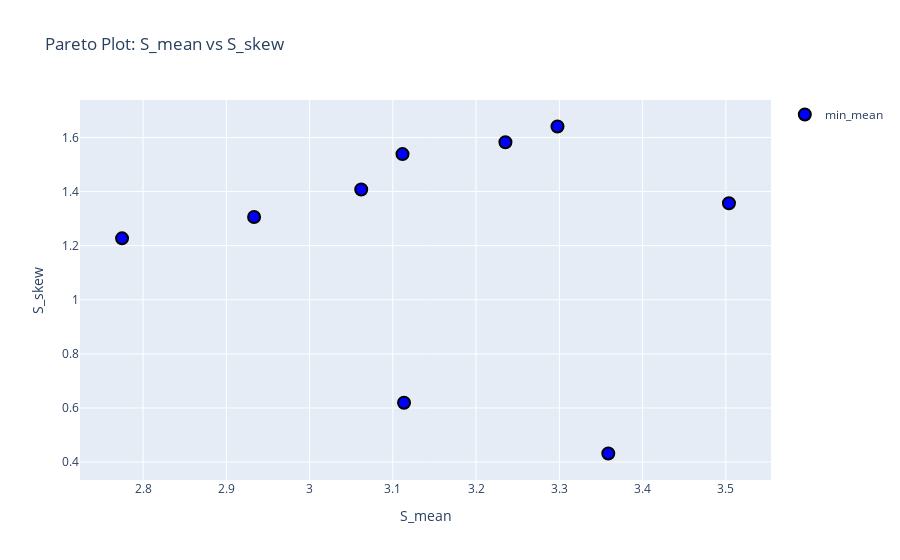

Notebook source saved alongside this figure:
### Markdown cell above
### minimize mean

### Code cell
obj = 'min_mean'
cnt_r=0
cnt_d=0
solutions = []
for R in [R1,R2,R3]:
    cnt_r+=1
    cnt_d=0
    for D in [D1,D2,D3,D4]:
        cnt_d+=1
        try:
            f_opt, S_mean, S_skew = inner_op(R,D,obj,verbose=True)
            solutions.append({
                'f': f_opt,
                'cnt_r': cnt_r,
                'cnt_d': cnt_d,
                'S_mean': S_mean,
                'S_skew': S_skew
            })
        except:
            print('no feasible solution')

pareto_plot([solutions],labels=['min_mean'])
solutions2=solutions

### Figure 1 — Plotly figure (JSON) as saved in the notebook; plotly's stock layout.template omitted (floating-point values rounded to 4 significant figures)
{"data": [{"hoverinfo": "text", "marker": {"color": "blue", "line": {"color": "black", "width": 2}, "size": 12, "symbol": "circle"}, "mode": "markers", "name": "min_mean", "text": ["f: 1.000<br>cnt_r: 1<br>cnt_d: 1<br>alpha: None", "f: 0.536<br>cnt_r: 1<br>cnt_d: 2<br>alpha: None", "f: 0.654<br>cnt_r: 1<br>cnt_d: 3<br>alpha: None", "f: 0.669<br>cnt_r: 1<br>cnt_d: 4<br>alpha: None", "f: 0.806<br>cnt_r: 2<br>cnt_d: 4<br>alpha: None", "f: 1.000<br>cnt_r: 3<br>cnt_d: 1<br>alpha: None", "f: 0.501<br>cnt_r: 3<br>cnt_d: 2<br>alpha: None", "f: 0.610<br>cnt_r: 3<br>cnt_d: 3<br>alpha: None", "f: 0.627<br>cnt_r: 3<br>cnt_d: 4<br>alpha: None"], "type": "scatter", "x": [3.359, 3.298, 3.235, 2.933, 3.504, 3.113, 3.112, 3.062, 2.775], "y": [0.4318, 1.64, 1.582, 1.306, 1.357, 0.6192, 1.538, 1.408, 1.227]}], "layout": {"showlegend": true, "title": {"text": "Pareto Plot: S_mean vs S_skew"}, "xaxis": {"title": {"text": "S_mean"}}, "yaxis": {"title": {"text": "S_skew"}}}}
